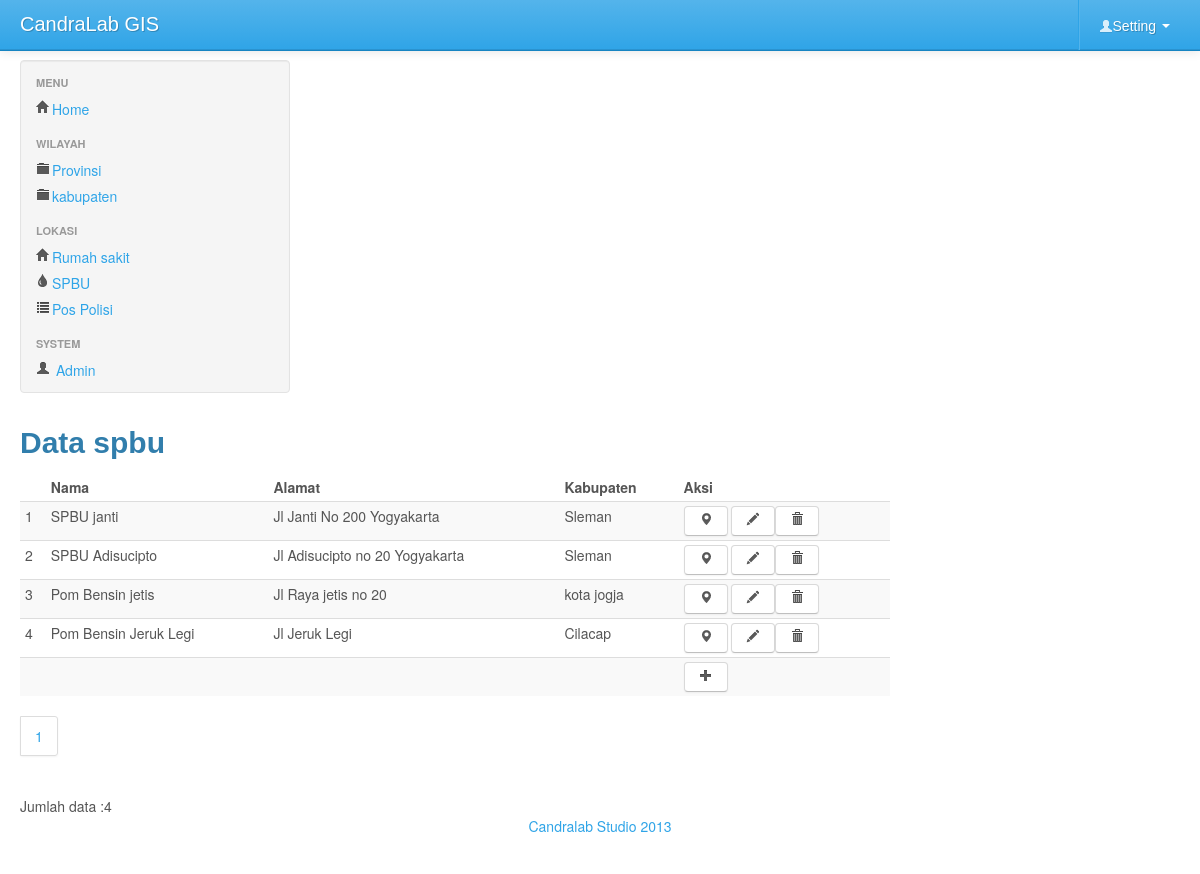
The app's page /index.php?mod=spbu&pg=spbu_view (signed in) with its own data.
### tables this page shows
CREATE TABLE IF NOT EXISTS `spbu` (
  `idspbu` int(11) NOT NULL AUTO_INCREMENT,
  `nama` varchar(45) DEFAULT NULL,
  `alamat` varchar(45) DEFAULT NULL,
  `lat` double DEFAULT NULL,
  `lng` double DEFAULT NULL,
  `idkabupaten` int(11) DEFAULT NULL,
  `foto` varchar(45) DEFAULT NULL,
  PRIMARY KEY (`idspbu`)
);

CREATE TABLE IF NOT EXISTS `kabupaten` (
  `idkabupaten` int(11) NOT NULL AUTO_INCREMENT,
  `nama` varchar(45) DEFAULT NULL,
  `idprovinsi` int(11) DEFAULT NULL,
  `lat` double NOT NULL,
  `lng` double NOT NULL,
  PRIMARY KEY (`idkabupaten`)
);

### spbu/spbu_view.php (the view, shortened to what this page needs)
<div>
	<h2 id="headings"> Data spbu</h2>
	<table  class="table table-striped table-condensed">
		<thead>
			<th><td><b>Nama </b></td><td><b>Alamat</b></td><td><b>Kabupaten</b></td><td><b>Aksi</b></td></th>
		</thead>
		<tbody>
<?php
$batas='10';
$halaman=$_GET['halaman'];
$posisi=null;
if(empty($halaman)){
$posisi=0;
}else{
$posisi=($halaman-1)* $batas;
}
$query="SELECT spbu.idspbu,spbu.nama,k.nama as nama_kabupaten,spbu.alamat
from spbu as spbu,kabupaten as k
where spbu.idkabupaten=k.idkabupaten
limit $posisi,$batas ";
$result=mysql_query($query) or die(mysql_error());
$no=1;
while($rows=mysql_fetch_object($result)){
			?>
			<tr>
				<td><?php echo  $posisi+$no
				?></td>
				<td><?php		echo $rows -> nama;?></td>
						<td><?php		echo $rows -> alamat;?></td>
				<td><?php echo $rows -> nama_kabupaten;?></td>
				<td>
					<a href="index.php?mod=spbu&pg=peta&id=<?php echo 	$rows -> idspbu;?>"
				class='btn'> <i class="icon-map-marker"></i></a>
					<a href="index.php?mod=spbu&pg=spbu_form&id=<?php echo 	$rows -> idspbu;?>"
				class='btn'> <i class="icon-pencil"></i></a><a href="index.php?mod=spbu&pg=spbu_view&act=del&id=<?php echo 	$rows -> idspbu;?>"
				onclick="return confirm('Yakin data akan dihapus?') ";
				class='btn'> <i class="icon-trash"></i></a></td>
			</tr>
			<?php $no++;
	}?>
			<tr>
				<td colspan='4' ></td><td><a href="index.php?mod=spbu&pg=spbu_form"
				class='btn'	><i class="icon-plus"></i></a></td>
			</tr>
		</tbody>
	</table>
	<?php
$tampil2 = mysql_query("SELECT idspbu from spbu");
$jmldata = mysql_num_rows($tampil2);
$jumlah_halaman = ceil($jmldata / $batas);
echo "<div class='pagination'> <ul>";
for($i = 1; $i <= $jumlah_halaman; $i++)
	echo "<li><a href='index.php?mod=spbu&pg=spbu_view&halaman=$i'>$i</a></li>";
?>
	</ul>
</div>
<br>
Jumlah data :<?php echo $jmldata;
?>
</div>

### index.php (style rules this page uses)
body { padding-top: 60px; padding-bottom: 40px; }

### records on screen
spbu: no "1", nama "SPBU janti", alamat "Jl Janti No 200 Yogyakarta", idkabupaten.nama "Sleman"
spbu: no "2", nama "SPBU Adisucipto", alamat "Jl Adisucipto no 20 Yogyakarta", idkabupaten.nama "Sleman"
spbu: no "3", nama "Pom Bensin jetis", alamat "Jl Raya jetis no 20", idkabupaten.nama "kota jogja"
spbu: no "4", nama "Pom Bensin Jeruk Legi", alamat "Jl Jeruk Legi", idkabupaten.nama "Cilacap"

### other values on screen
$jmldata "4"
